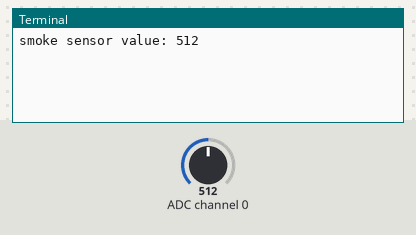
Recording of a program running on a simulated Raspberry Pi (BCM pin numbers). Parts: the last lines printed to the terminal. The test bench sets the inputs (shaded band); at power-on: ADC channel 0 = 512 (analog values on the 0–1023 scale). Values from a settings file that is not in the repository are placeholders; web requests get an empty 200 reply after 0.4 s; threads take turns every 2 ms.

Above: at 1.2 s.
1.3 s: ADC channel 0 set to 716
At 2.5 s:
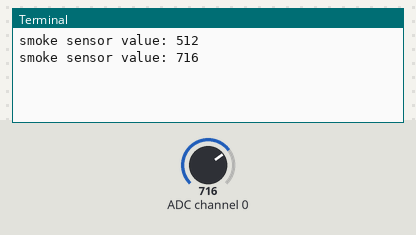
3.2 s: ADC channel 0 set to 900
At 4.7 s:
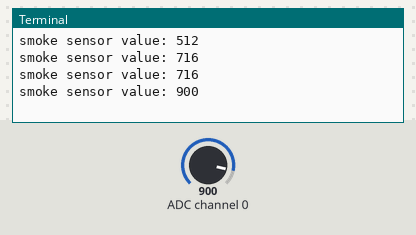
Timing chart, 0 to 6.2 s (numbered marks = the images above; inputs shaded):
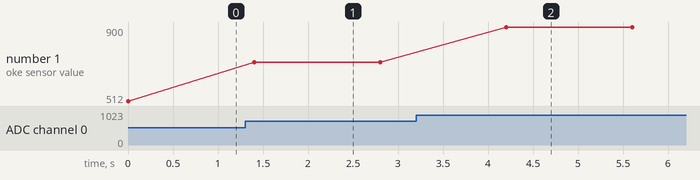

The program:

mcp_3008.py
```python
import spidev
from requests import get
from threading import Thread
from time import sleep
from config import SERVER_HOST, HOSTNAME

SMOKE_BOUNDARY = 450
SMOKE_INTERVAL = 1
SMOKE_SERVER_URL = 'http://' + SERVER_HOST + ':8000/sensor/smoke'
SMOKE_CHANNEL = 0

spi = spidev.SpiDev()
spi.open(0, 0)
spi.max_speed_hz = 100000

def read_adc(adcnum):
    if adcnum < 0 or adcnum > 7:
        return -1

    r = spi.xfer2([1, 8 + adcnum << 4, 0])
    data = ((r[1] & 3) << 8) + r[2]
    return data

def check_smoke():
    while True:
        smoke_value = read_adc(SMOKE_CHANNEL)
        print(f"smoke sensor value: {smoke_value}")
        sleep(SMOKE_INTERVAL)
        if smoke_value > SMOKE_BOUNDARY:
            try:
                res = get(SMOKE_SERVER_URL + f'?camera={HOSTNAME}')
            except Exception as e:
                print('error:', e)

thread = Thread(target=check_smoke)
thread.start()
```

Measured:
- after the input at 1.3 s, the terminal: prints a new line after 0.10 s (image 1)
- after the input at 3.2 s, the terminal: prints a new line after 1.0 s (image 2)
- plotted number 1: 512 → 716 after the input at 1.3 s, 716 → 900 after the input at 3.2 s
